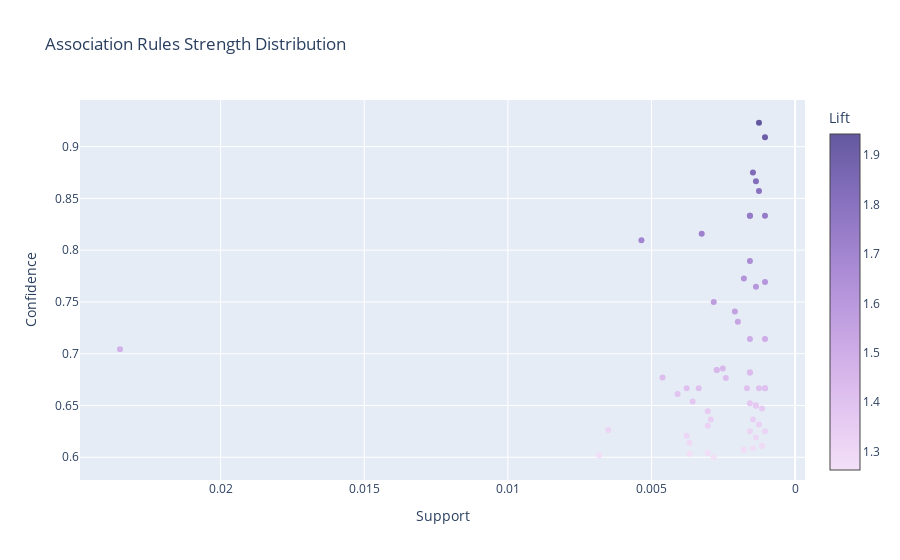
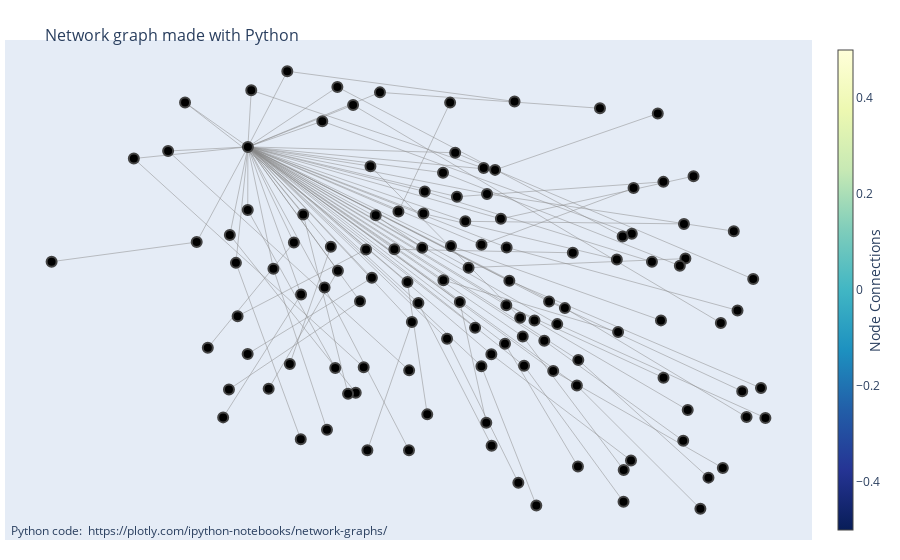

Notebook code cell kept with these figures, in order:
### Code cell
start = time.time()
itemsets, rules = efficient_apriori(transactions, min_support=min_sup, min_confidence=0.6)
times['efficient-apriori'] = time.time() - start
output_efficient_apriori(rules)

### Figure 1 — Plotly figure (JSON) as saved in the notebook; plotly's stock layout.template omitted (floating-point values rounded to 4 significant figures)
{"data": [{"marker": {"color": [1.44, 1.272, 1.717, 1.278, 1.704, 1.318, 1.327, 1.483, 1.373, 1.286, 1.316, 1.281, 1.339, 1.267, 1.443, 1.403, 1.619, 1.425, 1.263, 1.403, 1.435, 1.504, 1.754, 1.292, 1.27, 1.403, 1.559, 1.278, 1.662, 1.61, 1.842, 1.804, 1.356, 1.306, 1.403, 1.278, 1.368, 1.391, 1.627, 1.329, 1.538, 1.435, 1.362, 1.44, 1.368, 1.286, 1.303, 1.368, 1.339, 1.754, 1.316, 1.424, 1.943, 1.579, 1.824, 1.754, 1.376, 1.403, 1.403, 1.504, 1.914], "colorbar": {"title": {"text": "Lift"}}, "colorscale": [[0.0, "rgb(243, 224, 247)"], [0.1667, "rgb(228, 199, 241)"], [0.3333, "rgb(209, 175, 232)"], [0.5, "rgb(185, 152, 221)"], [0.6667, "rgb(159, 130, 206)"], [0.8333, "rgb(130, 109, 186)"], [1.0, "rgb(99, 88, 159)"]]}, "mode": "markers", "text": ["['Art Tray'] => ['Coffee'], Lift: 1.4401966710061374", "['Bakewell'] => ['Coffee'], Lift: 1.2717121245583036", "['Extra Salami or Feta'] => ['Coffee'], Lift: 1.7171575692765482", "['Granola'] => ['Coffee'], Lift: 1.2779767163048965", "['Keeping It Local'] => ['Coffee'], Lift: 1.7039689550731953", "['Salad'] => ['Coffee'], Lift: 1.3182219723739157", "['Tartine'] => ['Coffee'], Lift: 1.3270039560608387", "['Toast'] => ['Coffee'], Lift: 1.4826988465897728", "['Alfajores, Cookies'] => ['Coffee'], Lift: 1.3727627131663849", "['Alfajores, NONE'] => ['Coffee'], Lift: 1.2863295053003534", "['Brownie, Cookies'] => ['Coffee'], Lift: 1.315564266784452", "['Brownie, NONE'] => ['Coffee'], Lift: 1.2812451989552927", "['Brownie, Sandwich'] => ['Coffee'], Lift: 1.3394836170896243", "['Cake, Hot chocolate'] => ['Coffee'], Lift: 1.266839664310954", "['Cake, Medialuna'] => ['Coffee'], Lift: 1.4433619384149419", "['Cake, NONE'] => ['Coffee'], Lift: 1.403268551236749", "['Cake, Salad'] => ['Coffee'], Lift: 1.6191560206577875", "['Cake, Sandwich'] => ['Coffee'], Lift: 1.424857298178853", "['Cake, Scone'] => ['Coffee'], Lift: 1.2629416961130742", "['Cake, Smoothies'] => ['Coffee'], Lift: 1.4032685512367493", "['Cake, Tiffin'] => ['Coffee'], Lift: 1.4351610183103116", "['Cake, Toast'] => ['Coffee'], Lift: 1.5035020191822313", "['Cake, Vegan mincepie'] => ['Coffee'], Lift: 1.7540856890459364", "['Cookies, Hot chocolate'] => ['Coffee'], Lift: 1.2924841919285848", "['Cookies, Juice'] => ['Coffee'], Lift: 1.2701999817229195", "['Cookies, Medialuna'] => ['Coffee'], Lift: 1.403268551236749", "['Cookies, NONE'] => ['Coffee'], Lift: 1.5591872791519437", "['Cookies, Pastry'] => ['Coffee'], Lift: 1.2779767163048965", "['Cookies, Scone'] => ['Coffee'], Lift: 1.661765389622466", "['Extra Salami or Feta, NONE'] => ['Coffee'], Lift: 1.6096315734774476", "['Extra Salami or Feta, Salad'] => ['Coffee'], Lift: 1.8417899734982335", "['Hearty & Seasonal, Sandwich'] => ['Coffee'], Lift: 1.8042024230186773", "['Hot chocolate, Medialuna'] => ['Coffee'], Lift: 1.3564929328621906", "['Hot chocolate, NONE'] => ['Coffee'], Lift: 1.3064914097721458", "['Hot chocolate, Pastry'] => ['Coffee'], Lift: 1.403268551236749", "['Hot chocolate, Scone'] => ['Coffee'], Lift: 1.2779767163048965", "['Jammie Dodgers, Juice'] => ['Coffee'], Lift: 1.3681868374558304", "['Juice, NONE'] => ['Coffee'], Lift: 1.391376444870336", "['Juice, Pastry'] => ['Coffee'], Lift: 1.6265158207516865", "['Juice, Scone'] => ['Coffee'], Lift: 1.3294123116979728", "['Juice, Spanish Brunch'] => ['Coffee'], Lift: 1.5381982196248982", "['Juice, Toast'] => ['Coffee'], Lift: 1.4351610183103116", "['Keeping It Local, Tea'] => ['Coffee'], Lift: 1.3619959467886094", "['Medialuna, NONE'] => ['Coffee'], Lift: 1.4401966710061374", "['Medialuna, Sandwich'] => ['Coffee'], Lift: 1.3681868374558304", "['Medialuna, Toast'] => ['Coffee'], Lift: 1.2863295053003534", "['Muffin, NONE'] => ['Coffee'], Lift: 1.3030350832912672", "['Muffin, Sandwich'] => ['Coffee'], Lift: 1.3681868374558304", "['NONE, Pastry'] => ['Coffee'], Lift: 1.3394836170896243", "['NONE, Scone'] => ['Coffee'], Lift: 1.7540856890459364", "['NONE, Soup'] => ['Coffee'], Lift: 1.3155642667844525", "['NONE, Spanish Brunch'] => ['Coffee'], Lift: 1.423904853460819", "['NONE, Tartine'] => ['Coffee'], Lift: 1.942987224789345", "['NONE, Toast'] => ['Coffee'], Lift: 1.578677120141343", "['Pastry, Toast'] => ['Coffee'], Lift: 1.824249116607774", "['Salad, Sandwich'] => ['Coffee'], Lift: 1.7540856890459364", "['Sandwich, Soup'] => ['Coffee'], Lift: 1.3762826175591194", "['Sandwich, Spanish Brunch'] => ['Coffee'], Lift: 1.403268551236749", "['Bread, Hot chocolate, Pastry'] => ['Coffee'], Lift: 1.4032685512367493", "['Cake, Sandwich, Tea'] => ['Coffee'], Lift: 1.5035020191822313", "['Hot chocolate, Medialuna, NONE'] => ['Coffee'], Lift: 1.913548024413749"], "x": [0.002728, 0.003043, 0.003253, 0.001784, 0.005351, 0.006505, 0.003043, 0.0235, 0.001574, 0.001154, 0.001574, 0.001469, 0.001469, 0.00682, 0.002518, 0.003357, 0.001049, 0.004617, 0.002833, 0.001049, 0.001574, 0.001574, 0.001049, 0.003672, 0.003672, 0.001679, 0.002098, 0.001784, 0.001574, 0.001364, 0.001469, 0.001259, 0.003043, 0.003777, 0.003777, 0.001784, 0.001364, 0.004092, 0.001784, 0.001259, 0.001993, 0.001574, 0.001154, 0.002728, 0.001364, 0.001154, 0.001364, 0.001364, 0.002938, 0.001574, 0.001049, 0.002413, 0.001259, 0.002833, 0.001364, 0.001574, 0.003567, 0.001259, 0.001049, 0.001049, 0.001049], "y": [0.6842, 0.6042, 0.8158, 0.6071, 0.8095, 0.6263, 0.6304, 0.7044, 0.6522, 0.6111, 0.625, 0.6087, 0.6364, 0.6019, 0.6857, 0.6667, 0.7692, 0.6769, 0.6, 0.6667, 0.6818, 0.7143, 0.8333, 0.614, 0.6034, 0.6667, 0.7407, 0.6071, 0.7895, 0.7647, 0.875, 0.8571, 0.6444, 0.6207, 0.6667, 0.6071, 0.65, 0.661, 0.7727, 0.6316, 0.7308, 0.6818, 0.6471, 0.6842, 0.65, 0.6111, 0.619, 0.65, 0.6364, 0.8333, 0.625, 0.6765, 0.9231, 0.75, 0.8667, 0.8333, 0.6538, 0.6667, 0.6667, 0.7143, 0.9091], "type": "scatter"}], "layout": {"xaxis": {"title": {"text": "Support"}, "autorange": "reversed"}, "title": {"text": "Association Rules Strength Distribution"}, "yaxis": {"title": {"text": "Confidence"}}}}

### Figure 2 — Plotly figure (JSON) as saved in the notebook; plotly's stock layout.template omitted (floating-point values rounded to 4 significant figures; data arrays with more than 128 entries replaced by an {"elided": "..."} marker saying what was removed)
{"data": [{"hoverinfo": "none", "line": {"color": "#888", "width": 0.5}, "mode": "lines", "x": {"elided": "366 float values"}, "y": {"elided": "366 float values"}, "type": "scatter"}, {"hoverinfo": "text", "marker": {"color": [], "colorbar": {"thickness": 15, "title": {"side": "right", "text": "Node Connections"}, "xanchor": "left"}, "colorscale": [[0.0, "rgb(255,255,217)"], [0.125, "rgb(237,248,177)"], [0.25, "rgb(199,233,180)"], [0.375, "rgb(127,205,187)"], [0.5, "rgb(65,182,196)"], [0.625, "rgb(29,145,192)"], [0.75, "rgb(34,94,168)"], [0.875, "rgb(37,52,148)"], [1.0, "rgb(8,29,88)"]], "line": {"width": 2}, "reversescale": true, "showscale": true, "size": 10}, "mode": "markers", "text": ["0", "Art Tray", "Coffee", "1", "Bakewell", "2", "Extra Salami or Feta", "3", "Granola", "4", "Keeping It Local", "5", "Salad", "6", "Tartine", "7", "Toast", "8", "Alfajores, Cookies", "9", "Alfajores, NONE", "10", "Brownie, Cookies", "11", "Brownie, NONE", "12", "Brownie, Sandwich", "13", "Cake, Hot chocolate", "14", "Cake, Medialuna", "15", "Cake, NONE", "16", "Cake, Salad", "17", "Cake, Sandwich", "18", "Cake, Scone", "19", "Cake, Smoothies", "20", "Cake, Tiffin", "21", "Cake, Toast", "22", "Cake, Vegan mincepie", "23", "Cookies, Hot chocolate", "24", "Cookies, Juice", "25", "Cookies, Medialuna", "26", "Cookies, NONE", "27", "Cookies, Pastry", "28", "Cookies, Scone", "29", "Extra Salami or Feta, NONE", "30", "Extra Salami or Feta, Salad", "31", "Hearty & Seasonal, Sandwich", "32", "Hot chocolate, Medialuna", "33", "Hot chocolate, NONE", "34", "Hot chocolate, Pastry", "35", "Hot chocolate, Scone", "36", "Jammie Dodgers, Juice", "37", "Juice, NONE", "38", "Juice, Pastry", "39", "Juice, Scone", "40", "Juice, Spanish Brunch", "41", "Juice, Toast", "42", "Keeping It Local, Tea", "43", "Medialuna, NONE", "44", "Medialuna, Sandwich", "45", "Medialuna, Toast", "46", "Muffin, NONE", "47", "Muffin, Sandwich", "48", "NONE, Pastry", "49", "NONE, Scone", "50", "NONE, Soup", "51", "NONE, Spanish Brunch", "52", "NONE, Tartine", "53", "NONE, Toast", "54", "Pastry, Toast", "55", "Salad, Sandwich", "56", "Sandwich, Soup", "57", "Sandwich, Spanish Brunch", "58", "Bread, Hot chocolate, Pastry", "59", "Cake, Sandwich, Tea", "60", "Hot chocolate, Medialuna, NONE"], "x": [0.08858, 0.2637, -0.5287, -0.4011, -0.5881, -0.2345, 0.125, -0.04109, 0.4631, 0.001136, 0.5217, 0.214, 0.7138, -0.572, -0.2698, -0.1041, 0.4414, 0.2324, 0.6685, -0.1673, -0.04316, -0.3501, 0.3931, -0.1073, 0.3571, -0.4183, -0.6249, -0.7203, -0.1415, 0.1312, 0.3736, 0.2044, 0.6116, 0.0918, 0.4692, 0.1944, 0.6581, -0.3296, -0.428, -0.06024, 0.5084, 0.2646, 0.5771, 0.1593, 0.5273, -0.4674, -0.3388, -0.1101, -0.2217, -0.6516, -1.0, -0.1193, 0.05646, 0.03199, 0.1638, -0.4341, 0.1115, -0.01985, 0.04367, -0.231, -0.5293, 0.07866, 0.5412, 0.09901, 0.7032, -0.1456, -0.09805, -0.529, -0.319, 0.03219, 0.3973, 0.0454, 0.6379, -0.03097, 0.6845, -0.2595, -0.5742, -0.3446, -0.1419, -0.006704, 0.5183, -0.245, -0.5534, -0.2116, 0.3166, -0.5206, 0.03746, -0.05933, 0.3601, -0.2761, 0.6068, -0.6796, 0.01675, -0.8025, -0.2507, 0.2612, 0.5577, -0.0505, 0.1206, 0.1343, 0.3732, 0.06473, 0.4554, -0.135, -0.2418, -0.1771, 0.2514, -0.02684, 0.4689, 0.0558, 0.3911, -0.3138, 0.371, -0.3126, -0.4788, -0.3959, -0.2882, 0.09255, 0.6469, -0.5574, -0.4018, 0.183, 0.5165], "y": [-0.1787, -0.6072, 0.5087, -0.00645, -0.4356, 0.4414, -0.08766, 0.163, -0.09696, 0.08714, 0.1187, -0.11, -0.4374, 0.2012, -0.3498, 0.3528, 0.1076, -0.05416, -0.4345, 0.2833, 0.6632, 0.5983, 0.2055, 0.2759, 0.1157, 0.175, -0.1929, 0.4943, -0.2715, -0.1529, -0.6189, -0.2734, -0.6122, -0.04444, -0.2972, -0.03129, -0.3445, 0.1605, -0.249, 0.4186, 0.09385, -0.2352, -0.6459, -0.0974, -0.41, 0.08327, -0.4789, 0.1568, 0.2701, 0.1763, 0.1079, -0.03656, -0.5344, -0.257, -0.7432, 0.7727, 0.6673, -0.03278, -0.4546, 0.05145, -0.2142, 0.2575, 0.4065, 0.04146, -0.3333, 0.03677, -0.4251, 0.2887, -0.2629, 0.1668, 0.365, 0.3446, 0.2145, 0.4882, 0.04708, -0.03029, -0.3381, 0.01759, -0.5502, 0.2488, 0.2398, 0.1507, -0.0822, 0.699, 0.6434, 0.7065, 0.4348, 0.04342, -0.1379, 0.655, -0.1061, 0.6635, -0.1224, 0.4681, -0.2607, -0.3244, -0.7546, -0.1615, -0.6634, -0.2553, -0.73, 0.4284, 0.6251, -0.1028, -0.5507, 0.1512, 0.1389, 0.3348, 0.3865, -0.2155, -0.5859, 0.7178, 0.1962, 0.07648, -0.3356, 0.2729, -0.3529, 0.1578, -0.06211, 0.1038, -0.5123, -0.1677, -0.5174], "type": "scatter"}], "layout": {"annotations": [{"showarrow": false, "text": "Python code: <a href='https://plotly.com/ipython-notebooks/network-graphs/'> https://plotly.com/ipython-notebooks/network-graphs/</a>", "x": 0.005, "xref": "paper", "y": -0.002, "yref": "paper"}], "hovermode": "closest", "margin": {"b": 20, "l": 5, "r": 5, "t": 40}, "showlegend": false, "title": {"font": {"size": 16}, "text": "<br>Network graph made with Python"}, "xaxis": {"showgrid": false, "showticklabels": false, "zeroline": false}, "yaxis": {"showgrid": false, "showticklabels": false, "zeroline": false}}}
